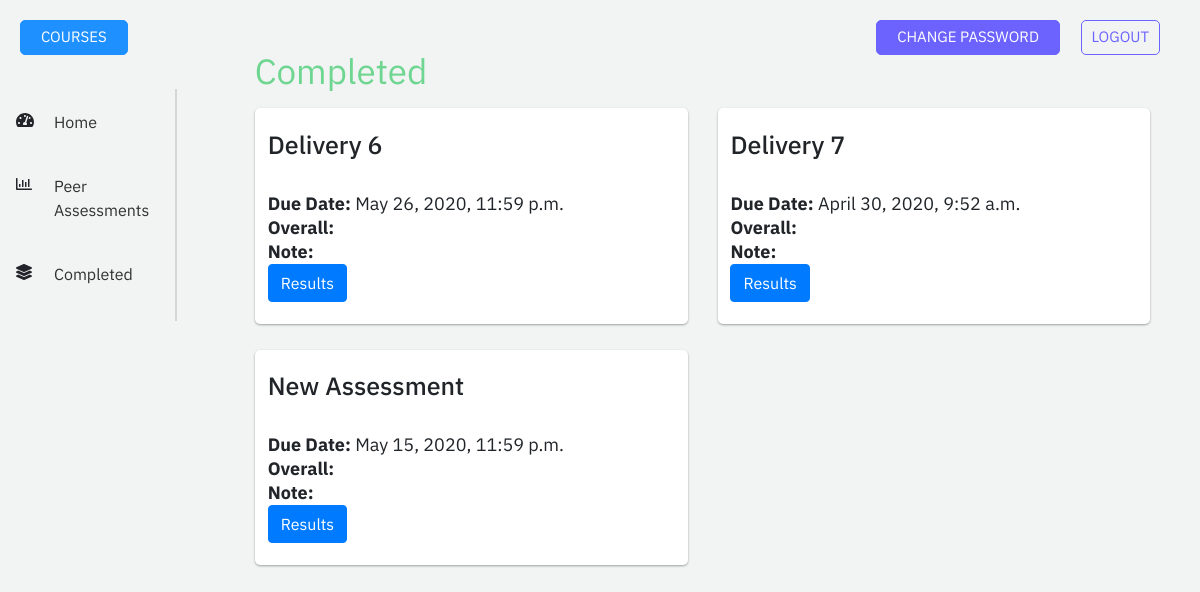
Page /4/completed-assessments (signed in) on the committed database.
### accounts/models.py (models this page shows, shortened)
class Peer_Assessment(models.Model):
    name = models.CharField(max_length = 200,default="")
    start_date = models.DateTimeField(default = "")
    end_date = models.DateTimeField(default = "")
    is_published = models.BooleanField(default=False)
    def __str__(self):
        return self.name

### backend/views.py (the view)
# urls.py: path('<int:course_id>/completed-assessments', views.completed_assessments, name='completed-assessments'),
def completed_assessments(request, course_id):
    storage = messages.get_messages(request)
    course = get_object_or_404(Course, id=course_id)
    completed_assessments, editable_assessments = get_peer_assessments(request, course, completed=True)
    return render(request, 'backend/completed-assessments.html', {'course': course,
        'completed_assessments': completed_assessments, 'editable_assessments': editable_assessments})
    args = {'message': storage}

### accounts/helpers.py (called while the page is built)
def get_teammates(team, user, exclude=None):
    if exclude:
        exclude.append(user)
        teammates = Team_Enrollment.objects.filter(team=team).exclude(user__in=exclude).select_related('user')
    else:
        teammates = Team_Enrollment.objects.filter(team=team).exclude(user=user).select_related('user')
    return teammates

def get_current_team(user, course):
    active_teams = Team_Enrollment.objects.filter(user=user.pk, is_active=True).select_related('team')
    course_team = None
    for team in active_teams:
        if team.team.course_id == course.id:
            course_team = team
    return team

def get_student_assessments(request, course):
    current_user = request.user.pk
    course_assessments = Course_Assessment.objects.filter(course = course).select_related('assessment')
    assessments = []
    for assessment in course_assessments:
        if assessment.assessment.is_published:
            student_assessment = Assessment_Completion.objects.filter(user_id=current_user, assessment_id=assessment.assessment_id)
            assessments += student_assessment
    return assessments

def get_complete_assessments(assessments, teammates):
    completed_assessments = []
    assessment_log = {}
    for assessment in assessments:
        id = assessment.assessment.id
        if assessment.is_completed:
            if id not in assessment_log.keys():
                assessment_log[id] = 1
            else:
                assessment_log[id] += 1
        else:
            if id not in assessment_log.keys():
                assessment_log[id] = 0
    for key, value in assessment_log.items():
        if value == len(teammates):
            assessment = Peer_Assessment.objects.get(pk=key)
            completed_assessments.append(assessment)
    return completed_assessments, len(assessment_log.keys())

### backend/templates/backend/completed-assessments.html (shortened to what this page needs)
<!DOCTYPE html>
<html lang="en" dir="ltr">
<head>
  {% load static %}
  <link rel="stylesheet" href="https://stackpath.bootstrapcdn.com/bootstrap/4.4.1/css/bootstrap.min.css">
  <link rel="stylesheet" href="{% static 'backend/globals.css' %}">
  <link rel="stylesheet" href="{% static 'backend/navbar.css' %}">
  <link rel="stylesheet" href="{% static 'backend/completed-assessments.css' %}">
</head>
<body>
  <div class="row">
    <div class="col-lg-2 col-md-2">
      <nav class="navbar navbar-expand-lg">
        <div class="collapse navbar-collapse" id="navbarToggler">
          <ul class="navbar-nav fixed flex-column">
            <li class="nav-item">
              <i class="fas fa-tachometer-alt navigation-img"></i>
              <a class="nav-link navigation-link" href="{% url 'student-home' course.id %}">Home</a>
            </li>
            <li class="nav-item">
              <i class="far fa-chart-bar navigation-img"></i>
              <a class="nav-link navigation-link" href="{% url 'peer-assessments' course.id %}">Peer Assessments</a>
            </li>
            <li class="nav-item">
              <i class="fas fa-layer-group navigation-img"></i>
              <a class="nav-link navigation-link" href="">Completed</a>
            </li>
          </ul>
          <div class="vl"></div>
        </div>
      </nav>
    </div>
    <div class="col-lg-10 col-md-12">
      <div class="container-fluid">
        <h1 class="main-header">Completed</h1>
        <div id="assessment-section" class="row justify-content-start">
          {% for assessment in completed_assessments %}
          <div class="col-lg-6 col-md-6">
            <div class="box border-shadow">
              <h2 class="assessment-name">{{ assessment }}</h2><br>
              <h3 class="due-date"><strong>Due Date: </strong>{{ assessment.end_date }}</h3><br>
              <h3 class="overall"><strong>Overall: </strong></h3><br>
              <h3 class="note"><strong>Note: </strong></h3><br>
              {% if assessment in editable_assessments %}
              <p class="edit-text">Click here to edit</p>
              <a class="assessment-link" href="{% url 'assess-peer-home' course.id assessment.id %}"></a>
              {% else %}
              <a href= "{% url 'assess-results' course.id assessment.id %}" class="btn btn-primary">Results</a>
              {% endif %}
            </div>
          </div>
          {% endfor %}
        </div>
      </div>
    </div>
  </div>
  <a class="change-password-btn" href="{% url 'change-password' %}">CHANGE PASSWORD</a>
  <a class="logout-btn" href="{% url 'log_out' %}">LOGOUT</a>
  <a class="courses-btn" href="{% url 'courses' %}">COURSES</a>
</body>
</html>

### backend/static/backend/globals.css (style rules this page uses)
html, body { max-width: 100%; overflow-x: hidden; overflow-y: visible; }
html { height: 100%; }
body { font-family: 'IBM Plex Sans', sans-serif; background-color: #F2F4F4; min-width: 100%; height: 100%; }
h1 { font-weight: 500; font-size: 35px; }
h2 { font-weight: 400; font-size: 25px; }
.border-shadow { -webkit-box-shadow: 0 1px 3px rgba(0, 0, 0, 0.12), 0 1px 2px rgba(0, 0, 0, 0.24); -moz-box-shadow: 0 1px 3px rgba(0, 0, 0, 0.12), 0 1px 2px rgba(0, 0, 0, 0.24); -ms-box-shadow: 0 1px 3px rgba(0, 0, 0, 0.12), 0 1px 2px rgba(0, 0, 0, 0.24); -o-box-shadow: 0 1px 3px rgba(0, 0, 0, 0.12), 0 1px 2px rgba(0, 0, 0, 0.24); box-shadow: 0 1px 3px rgba(0, 0, 0, 0.12), 0 1px 2px rgba(0, 0, 0, 0.24); -webkit-transition: all 0.25s ease-in-out; -moz-transition: all 0.25s ease-in-out; -ms-transition: all 0.25s ease-in-out; -o-transition: all 0.25s ease-in-out; transition: all 0.25s ease-in-out; }
.box { -webkit-box-shadow: 0 1px 3px rgba(0, 0, 0, 0.12), 0 1px 2px rgba(0, 0, 0, 0.24); -moz-box-shadow: 0 1px 3px rgba(0, 0, 0, 0.12), 0 1px 2px rgba(0, 0, 0, 0.24); -ms-box-shadow: 0 1px 3px rgba(0, 0, 0, 0.12), 0 1px 2px rgba(0, 0, 0, 0.24); -o-box-shadow: 0 1px 3px rgba(0, 0, 0, 0.12), 0 1px 2px rgba(0, 0, 0, 0.24); box-shadow: 0 1px 3px rgba(0, 0, 0, 0.12), 0 1px 2px rgba(0, 0, 0, 0.24); -webkit-transition: all 0.25s ease-in-out; -moz-transition: all 0.25s ease-in-out; -ms-transition: all 0.25s ease-in-out; -o-transition: all 0.25s ease-in-out; transition: all 0.25s ease-in-out; display: inline-block; background-color: white; padding: 2% 20% 2% 1%; margin: 2% 0 4% 0; }
.logout-btn { position: absolute; top: 0; right: 40px; margin-top: 20px; border: 1px solid; padding: 5px 10px; border-color: #6C63FF; border-radius: 5px; font-size: 15px; color: #6C63FF; }
.change-password-btn { position: absolute; top: 0; right: 140px; margin-top: 20px; border: 1px solid; padding: 5px 20px; border-color: #6C63FF; border-radius: 5px; font-size: 15px; background-color: #6C63FF; color: white; overflow: hidden; white-space: nowrap; }
.courses-btn { position: absolute; top: 0; left: 20px; margin-top: 20px; border: 1px solid; padding: 5px 20px; border-color: dodgerblue; border-radius: 5px; font-size: 15px; background-color: dodgerblue; color: white; overflow: hidden; white-space: nowrap; }

### backend/static/backend/navbar.css (style rules this page uses)
.navbar { margin-top: 70px; }
.nav-item { display: inline-block; position: relative; margin: 0; }
.navigation-link { font-size: 16px; color: #313131; text-align: left; margin-left: 30px; font-weight: 400; }
.navigation-img { position: relative; top: 30px; }
.vl { border-left: 2px solid #d5d6d6; height: 100%; display: inline-block; position: absolute; left: 100%; top: 8%; width: 0px; }

### backend/static/backend/completed-assessments.css (style rules this page uses)
.row { margin-bottom: 30px; }
.box { padding: 5% 0% 5% 3%; width: 100%; border-radius: 5px; }
.container-fluid { padding: 5%; }
.main-header { font-weight: 400; font-size: 35px; color: #6fd691; text-align: left; }
.assessment-name { font-size: 25px; font-weight: 500; }
.overall, .note, .due-date { font-size: 18px; font-weight: 400; display: inline; }
strong { font-size: 18px; }

### rows in the picture
Peer_Assessment: name "Delivery 6", end_date "May 26, 2020, 11:59 p.m."
Peer_Assessment: name "Delivery 7", end_date "April 30, 2020, 9:52 a.m."
Peer_Assessment: name "New Assessment", end_date "May 15, 2020, 11:59 p.m."
